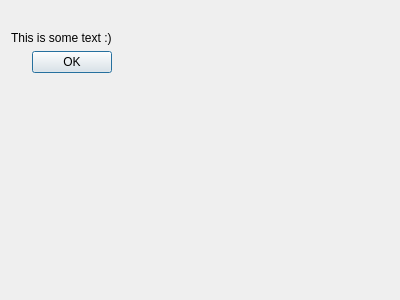
<?xml version="1.0" encoding="UTF-8"?>
<ui version="4.0">
 <class>AboutDialog</class>
 <widget class="QDialog" name="AboutDialog">
  <property name="geometry">
   <rect>
    <x>0</x>
    <y>0</y>
    <width>400</width>
    <height>300</height>
   </rect>
  </property>
  <property name="windowTitle">
   <string>About</string>
  </property>
  <widget class="QWidget" name="">
   <property name="geometry">
    <rect>
     <x>11</x>
     <y>11</y>
     <width>381</width>
     <height>289</height>
    </rect>
   </property>
   <layout class="QVBoxLayout" name="verticalLayout">
    <property name="sizeConstraint">
     <enum>QLayout::SetFixedSize</enum>
    </property>
    <item>
     <widget class="QLabel" name="label">
      <property name="text">
       <string/>
      </property>
      <property name="pixmap">
       <pixmap resource="res/editor.qrc">:/images/ScapeLogo.jpg</pixmap>
      </property>
      <property name="alignment">
       <set>Qt::AlignHCenter|Qt::AlignTop</set>
      </property>
     </widget>
    </item>
    <item>
     <widget class="QLabel" name="label_2">
      <property name="text">
       <string>This is some text :)</string>
      </property>
      <property name="alignment">
       <set>Qt::AlignJustify|Qt::AlignTop</set>
      </property>
     </widget>
    </item>
    <item>
     <widget class="QDialogButtonBox" name="buttonBox">
      <property name="orientation">
       <enum>Qt::Horizontal</enum>
      </property>
      <property name="standardButtons">
       <set>QDialogButtonBox::Ok</set>
      </property>
     </widget>
    </item>
   </layout>
  </widget>
 </widget>
 <resources>
  <include location="res/editor.qrc"/>
 </resources>
 <connections>
  <connection>
   <sender>buttonBox</sender>
   <signal>accepted()</signal>
   <receiver>AboutDialog</receiver>
   <slot>accept()</slot>
   <hints>
    <hint type="sourcelabel">
     <x>248</x>
     <y>254</y>
    </hint>
    <hint type="destinationlabel">
     <x>157</x>
     <y>274</y>
    </hint>
   </hints>
  </connection>
  <connection>
   <sender>buttonBox</sender>
   <signal>rejected()</signal>
   <receiver>AboutDialog</receiver>
   <slot>reject()</slot>
   <hints>
    <hint type="sourcelabel">
     <x>316</x>
     <y>260</y>
    </hint>
    <hint type="destinationlabel">
     <x>286</x>
     <y>274</y>
    </hint>
   </hints>
  </connection>
 </connections>
</ui>
